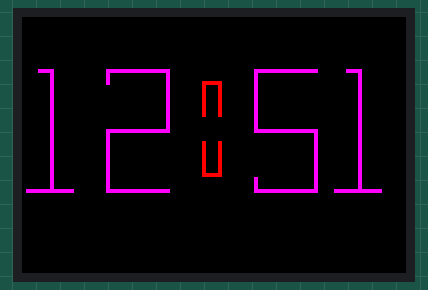
This sketch was run on a simulated Arduino Uno, built with avr-gcc and run on an emulated ATmega328P. Parts: 96×64 colour display. What the sketch prints to the serial monitor is not drawn.

Above: at 0.2 s.
At 4.2 s:
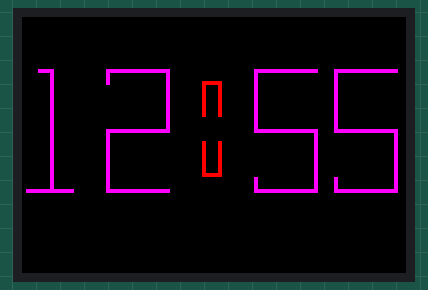
At 9.2 s:
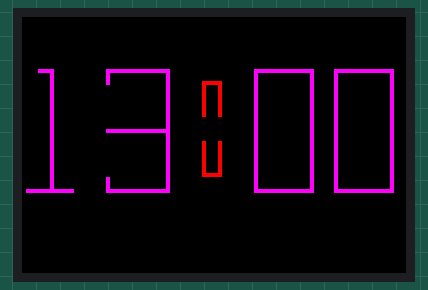
At 19.2 s:
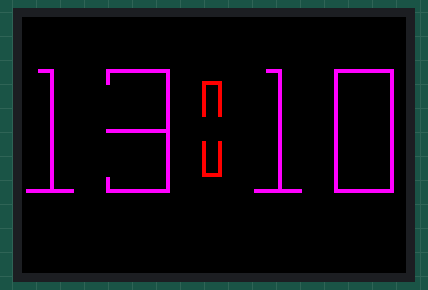
At 28.3 s:
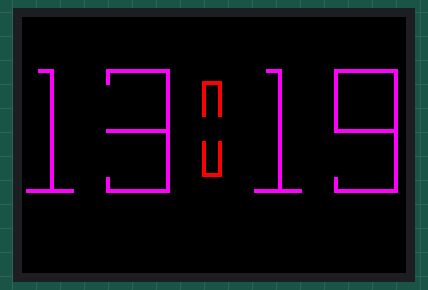
At 38.3 s:
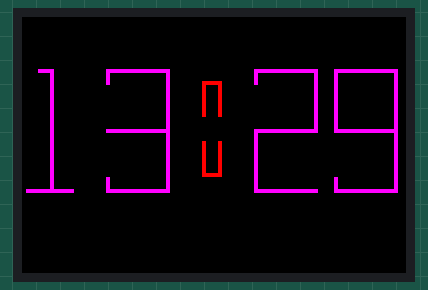

The sketch:

MainProgram3.ino
```cpp
/*
Pavel Artiushkov
10.11.2018
Test For OLED Screen
*/

#define sclk 13
#define mosi 11
#define cs   10
#define rst  9
#define dc   8

// Color definitions
#define BLACK           0x0000
#define BLUE            0x001F
#define RED             0xF800
#define GREEN           0x07E0
#define CYAN            0x07FF
#define MAGENTA         0xF81F
#define YELLOW          0xFFE0
#define WHITE           0xFFFF

#include <Adafruit_GFX.h>
#include <Adafruit_SSD1331.h>
#include <SPI.h>

Adafruit_SSD1331 display = Adafruit_SSD1331(cs, dc, mosi, sclk, rst);

float p = 3.1415926;


/*********************************************************************************************************************************************/
void setup(void) {
  Serial.begin(9600);
  Serial.print("Start");
  display.begin();

  Serial.println("init");
  uint16_t time = millis();
  display.fillScreen(BLACK);
  time = millis() - time;

  uint16_t Hours=12;
  uint16_t Minutes=51;

  numberOutput(Hours/10, 30, 1, 13, MAGENTA);
  numberOutput(Hours%10, 30, 21, 13, MAGENTA);
  upDot(8, 4, 45, 16, RED);
  downDot(8, 4, 45, 31, RED);
  numberOutput(Minutes/10, 30, 58, 13, MAGENTA);
  numberOutput(Minutes%10, 30, 78, 13, MAGENTA);


  while(1) {
    delay(1000);

    Minutes++;
    numberOutput(Minutes%10, 30, 78, 13, MAGENTA);//D

    if (Minutes%10 == 0) {
      numberOutput(Minutes/10, 30, 58, 13, MAGENTA);//C
    }

    if (Minutes>=60) {
      Minutes=0;
      Hours++;
      numberOutput(Hours%10, 30, 21, 13, MAGENTA);//B
      numberOutput(Minutes/10, 30, 58, 13, MAGENTA);//C
      if (Hours%10 == 0) {
        numberOutput(Hours/10, 30, 1, 13, MAGENTA);//A
      }
    }

    if (Hours>=24) {
      Minutes=0;
      Hours=0;
      numberOutput(Hours/10, 30, 1, 13, MAGENTA);
    }
  }
}


void loop() {
}


void upDot(uint16_t H, uint16_t W, uint16_t X, uint16_t Y, uint16_t Color) {
  display.drawLine(X, Y+H, X, Y, Color);
  display.drawLine(X, Y, X+W, Y, Color);
  display.drawLine(X+W, Y, X+W, Y+H, Color);
}


void downDot(uint16_t H, uint16_t W, uint16_t X, uint16_t Y, uint16_t Color) {
  display.drawLine(X, Y, X, Y+H, Color);
  display.drawLine(X, Y+H, X+W, Y+H, Color);
  display.drawLine(X+W, Y+H, X+W, Y, Color);
}


void numberOutput(uint16_t N, uint16_t H, uint16_t X, uint16_t Y, uint16_t Color) {
  //display.drawRect(X, Y, 15, H, RED);
  uint16_t T = 0;

  display.fillRect(X, Y, H/2+1, H+1, BLACK);

  switch(N) {
    case 0:
      display.drawRect(X, Y, H/2, H+1, Color);
      break;

    case 1:
      display.drawLine(X+3, Y, X+6, Y, Color);
      delay(T);
      display.drawLine(X+6, Y, X+6, Y+H, Color);
      delay(T);
      display.drawLine(X, Y+H, X+11, Y+H, Color);
      break;

    case 2:
      display.drawLine(X, Y+3, X, Y, Color);
      delay(T);
      display.drawLine(X, Y, X+H/2, Y, Color);
      delay(T);
      display.drawLine(X+H/2, Y, X+H/2, Y+H/2, Color);
      delay(T);
      display.drawLine(X+H/2, Y+H/2, X, Y+H/2, Color);
      delay(T);
      display.drawLine(X, Y+H/2, X, Y+H, Color);
      delay(T);
      display.drawLine(X, Y+H, X+H/2, Y+H, Color);
      break;

    case 3:
      display.drawLine(X, Y+3, X, Y, Color);
      delay(T);
      display.drawLine(X, Y, X+H/2, Y, Color);
      delay(T);
      display.drawLine(X+H/2, Y, X+H/2, Y+H/2, Color);
      delay(T);
      display.drawLine(X+H/2, Y+H/2, X, Y+H/2, Color);
      delay(T);
      display.drawLine(X+H/2, Y+H/2, X+H/2, Y+H, Color);
      delay(T);
      display.drawLine(X, Y+H, X+H/2, Y+H, Color);
      delay(T);
      display.drawLine(X, Y+H-3, X, Y+H, Color);
      break;

    case 4:
      display.drawLine(X, Y, X, Y+H/2, Color);
      delay(T);
      display.drawLine(X, Y+H/2, X+H/2, Y+H/2, Color);
      delay(T);
      display.drawLine(X+H/2, Y, X+H/2, Y+H, Color);
      break;

    case 5:
      display.drawLine(X, Y, X+H/2, Y, Color);
      delay(T);
      display.drawLine(X, Y, X, Y+H/2, Color);
      delay(T);
      display.drawLine(X+H/2, Y+H/2, X, Y+H/2, Color);
      delay(T);
      display.drawLine(X+H/2, Y+H/2, X+H/2, Y+H, Color);
      delay(T);
      display.drawLine(X, Y+H, X+H/2, Y+H, Color);
      delay(T);
      display.drawLine(X, Y+H, X, Y+H-3, Color);
      break;

    case 6:
      display.drawLine(X, Y, X+H/2, Y, Color);
      delay(T);
      display.drawLine(X+H/2, Y+H/2, X+H/2, Y+H, Color);
      delay(T);
      display.drawLine(X+H/2, Y+H, X, Y+H, Color);
      delay(T);
      display.drawLine(X, Y+H, X, Y+H/2, Color);
      delay(T);
      display.drawLine(X, Y+H/2, X, Y, Color);

      display.drawLine(X, Y+H/2, X+H/2, Y+H/2, Color);
      delay(T);
      display.drawLine(X+H/2, Y, X+H/2, Y+3, Color);
      break;

    case 7:
      display.drawLine(X, Y+3, X, Y, Color);
      delay(T);
      display.drawLine(X, Y, X+H/2, Y, Color);
      delay(T);
      display.drawLine(X+H/2, Y, X+H/2, Y+H, Color);
      break;

    case 8:
      display.drawLine(X, Y, X+H/2, Y, Color);
      delay(T);
      display.drawLine(X+H/2, Y, X+H/2, Y+H/2, Color);
      delay(T);
      display.drawLine(X+H/2, Y+H/2, X+H/2, Y+H, Color);
      delay(T);
      display.drawLine(X+H/2, Y+H, X, Y+H, Color);
      delay(T);
      display.drawLine(X, Y+H, X, Y+H/2, Color);
      delay(T);
      display.drawLine(X, Y+H/2, X, Y, Color);
      delay(T);
      display.drawLine(X, Y+H/2, X+H/2, Y+H/2, Color);
      break;

    case 9:
      display.drawLine(X, Y, X+H/2, Y, Color);
      delay(T);
      display.drawLine(X+H/2, Y, X+H/2, Y+H/2, Color);
      delay(T);
      display.drawLine(X+H/2, Y+H/2, X+H/2, Y+H, Color);
      delay(T);
      display.drawLine(X+H/2, Y+H, X, Y+H, Color);
      delay(T);
      display.drawLine(X, Y+H/2, X, Y, Color);
      delay(T);
      display.drawLine(X, Y+H/2, X+H/2, Y+H/2, Color);
      delay(T);
      display.drawLine(X, Y+H, X, Y+H-3, Color);
      break;
  }
}
```

Measured:
- what the display in image 1 shows lasts 1.0 s, from 4.2 s to 5.2 s
